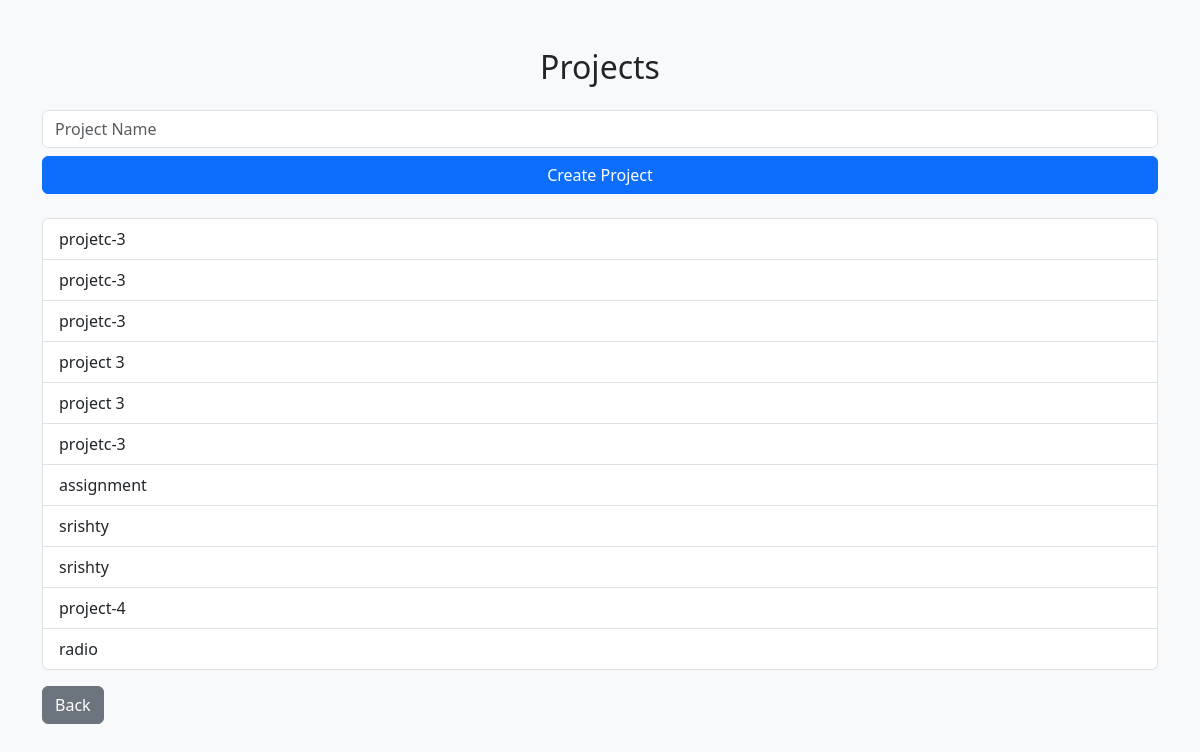
The app's page /projects (signed in) with its own data.
### app.py (models this page shows)
class Project(db.Model):
    id = db.Column(db.Integer, primary_key=True)
    name = db.Column(db.String(100))
    created_by = db.Column(db.Integer)

### app.py (the view)
@app.route('/projects')
def projects():
    if 'user_id' not in session:
        return redirect('/')
    all_projects = Project.query.all()
    return render_template('projects.html', projects=all_projects)

### templates/projects.html (shortened to what this page needs)
<!DOCTYPE html>
<html>
<head>
    <link href="https://cdn.jsdelivr.net/npm/bootstrap@5.3.0/dist/css/bootstrap.min.css" rel="stylesheet">
</head>
<body class="bg-light">
<div class="container mt-5">
    <h2 class="text-center">Projects</h2>
    {% if session['role'] == 'admin' %}
    <form action="/create_project" method="POST" class="mt-4">
        <input type="text" name="project_name" class="form-control mb-2" placeholder="Project Name" required>
        <button class="btn btn-primary w-100">Create Project</button>
    </form>
    {% endif %}
    <ul class="list-group mt-4">
        {% for project in projects %}
            <li class="list-group-item">{{ project.name }}</li>
        {% endfor %}
    </ul>
    <a href="/dashboard" class="btn btn-secondary mt-3">Back</a>
</div>
</body>
</html>

### records on screen
Project: name "projetc-3"
Project: name "projetc-3"
Project: name "projetc-3"
Project: name "project 3"
Project: name "project 3"
Project: name "projetc-3"
Project: name "assignment"
Project: name "srishty"
Project: name "srishty"
Project: name "project-4"
Project: name "radio"
